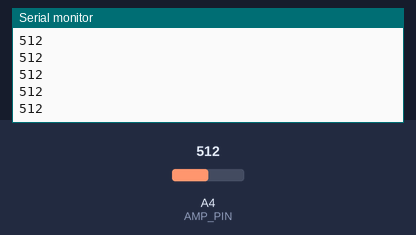
Bench run of a sketch on a simulated Arduino Uno, built with avr-gcc and run on an emulated ATmega328P. On the bench: the last lines printed to the serial monitor. The test bench sets the inputs (shaded band); at power-on: A4 (AMP_PIN) = 512.

Above: at 1.2 s.
1.3 s: A4 (AMP_PIN) set to 716
At 1.54 s:
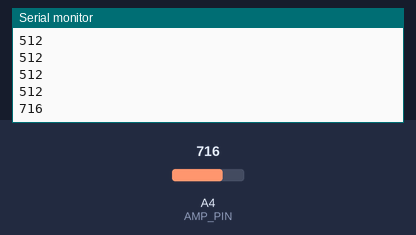
2.8 s: A4 (AMP_PIN) set to 900
At 2.89 s:
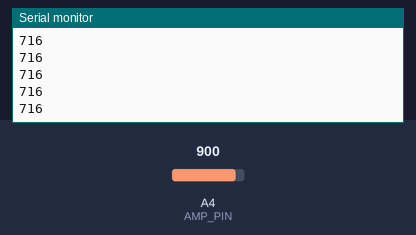
Timing chart, 0 to 5.8 s (numbered marks = the images above; inputs shaded):
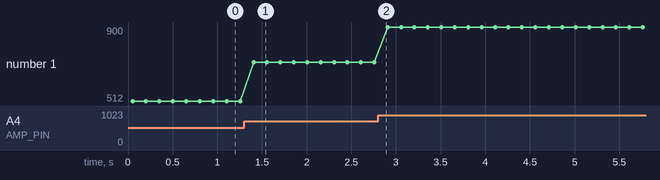

Measured:
- after the input at 1.3 s, the serial monitor: prints a new line after 0.11 s (image 1)
- plotted number 1: 512 → 716 after the input at 1.3 s, 716 → 900 after the input at 2.8 s

The sketch:

Task3.ino
```cpp
const int sampleWindow = 50;  // Sample window width in mS (50 mS = 20Hz)
int const AMP_PIN = A4;       // Preamp output pin connected to A0
unsigned int sample;

void setup()
{
  Serial.begin(9600);
}

void loop()
{
  unsigned long startMillis = millis(); // Start of sample window
  unsigned int peakToPeak = 0;   // peak-to-peak level

  unsigned int signalMax = 0;
  unsigned int signalMin = 4096;

  // collect data for 50 mS and then plot data
  while (millis() - startMillis < sampleWindow)
  {
    sample = analogRead(AMP_PIN);
    if (sample < 4096)  // toss out spurious readings
    {
      if (sample > signalMax)
      {
        signalMax = sample;  // save just the max levels
      }
      else if (sample < signalMin)
      {
        signalMin = sample;  // save just the min levels
      }
    }
  }
  peakToPeak = signalMax - signalMin;  // max - min = peak-peak amplitude
//  Serial.println("peakTopeak=");
float dbvalue;
 dbvalue = 20*log(analogRead(AMP_PIN)/300);
  Serial.println(analogRead(AMP_PIN));
//  Serial.println();
//  Serial.println("Volts=");
//  double volts = (peakToPeak * 5) / 1000;  // convert to volts
//   normal silence is lower than 150, effective sound is between 500 to 3000
//if(peakToPeak>1200)
//  Serial.println(peakToPeak);
  delay(100);
}
```
